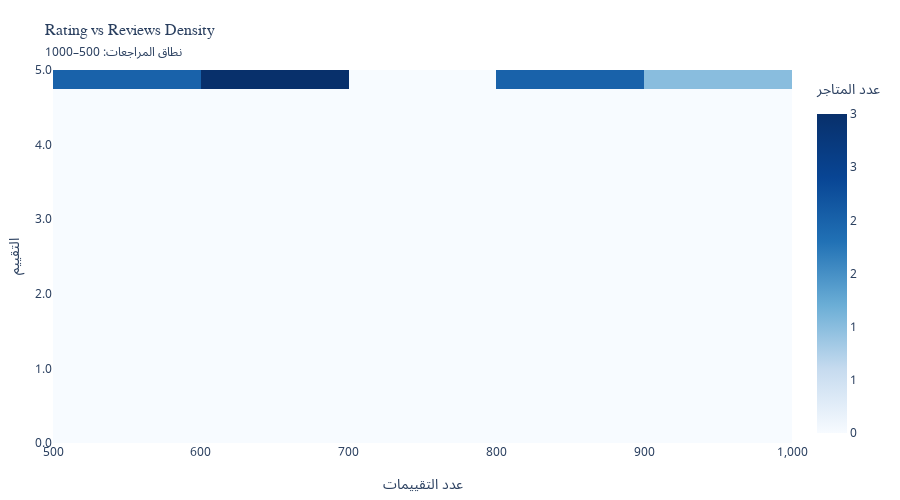

The cell this chart's notebook holds for it:
### Code cell
fig3

### Figure 1 — Plotly figure (JSON) as saved in the notebook; plotly's stock layout.template omitted (floating-point values rounded to 4 significant figures)
{"data": [{"colorbar": {"tickformat": ",d", "title": {"text": "عدد المتاجر"}}, "colorscale": [[0, "#f7fbff"], [0.2, "#c6dbef"], [0.4, "#6baed6"], [0.6, "#2171b5"], [0.8, "#084594"], [1, "#08306b"]], "hovertemplate": "%{text}<extra></extra>", "showscale": true, "text": [["مراجعات: 500–600<br>تقييم: 0.00–0.25<br>عدد المتاجر: 0", "مراجعات: 600–700<br>تقييم: 0.00–0.25<br>عدد المتاجر: 0", "مراجعات: 700–800<br>تقييم: 0.00–0.25<br>عدد المتاجر: 0", "مراجعات: 800–900<br>تقييم: 0.00–0.25<br>عدد المتاجر: 0", "مراجعات: 900–1000<br>تقييم: 0.00–0.25<br>عدد المتاجر: 0"], ["مراجعات: 500–600<br>تقييم: 0.25–0.50<br>عدد المتاجر: 0", "مراجعات: 600–700<br>تقييم: 0.25–0.50<br>عدد المتاجر: 0", "مراجعات: 700–800<br>تقييم: 0.25–0.50<br>عدد المتاجر: 0", "مراجعات: 800–900<br>تقييم: 0.25–0.50<br>عدد المتاجر: 0", "مراجعات: 900–1000<br>تقييم: 0.25–0.50<br>عدد المتاجر: 0"], ["مراجعات: 500–600<br>تقييم: 0.50–0.75<br>عدد المتاجر: 0", "مراجعات: 600–700<br>تقييم: 0.50–0.75<br>عدد المتاجر: 0", "مراجعات: 700–800<br>تقييم: 0.50–0.75<br>عدد المتاجر: 0", "مراجعات: 800–900<br>تقييم: 0.50–0.75<br>عدد المتاجر: 0", "مراجعات: 900–1000<br>تقييم: 0.50–0.75<br>عدد المتاجر: 0"], ["مراجعات: 500–600<br>تقييم: 0.75–1.00<br>عدد المتاجر: 0", "مراجعات: 600–700<br>تقييم: 0.75–1.00<br>عدد المتاجر: 0", "مراجعات: 700–800<br>تقييم: 0.75–1.00<br>عدد المتاجر: 0", "مراجعات: 800–900<br>تقييم: 0.75–1.00<br>عدد المتاجر: 0", "مراجعات: 900–1000<br>تقييم: 0.75–1.00<br>عدد المتاجر: 0"], ["مراجعات: 500–600<br>تقييم: 1.00–1.25<br>عدد المتاجر: 0", "مراجعات: 600–700<br>تقييم: 1.00–1.25<br>عدد المتاجر: 0", "مراجعات: 700–800<br>تقييم: 1.00–1.25<br>عدد المتاجر: 0", "مراجعات: 800–900<br>تقييم: 1.00–1.25<br>عدد المتاجر: 0", "مراجعات: 900–1000<br>تقييم: 1.00–1.25<br>عدد المتاجر: 0"], ["مراجعات: 500–600<br>تقييم: 1.25–1.50<br>عدد المتاجر: 0", "مراجعات: 600–700<br>تقييم: 1.25–1.50<br>عدد المتاجر: 0", "مراجعات: 700–800<br>تقييم: 1.25–1.50<br>عدد المتاجر: 0", "مراجعات: 800–900<br>تقييم: 1.25–1.50<br>عدد المتاجر: 0", "مراجعات: 900–1000<br>تقييم: 1.25–1.50<br>عدد المتاجر: 0"], ["مراجعات: 500–600<br>تقييم: 1.50–1.75<br>عدد المتاجر: 0", "مراجعات: 600–700<br>تقييم: 1.50–1.75<br>عدد المتاجر: 0", "مراجعات: 700–800<br>تقييم: 1.50–1.75<br>عدد المتاجر: 0", "مراجعات: 800–900<br>تقييم: 1.50–1.75<br>عدد المتاجر: 0", "مراجعات: 900–1000<br>تقييم: 1.50–1.75<br>عدد المتاجر: 0"], ["مراجعات: 500–600<br>تقييم: 1.75–2.00<br>عدد المتاجر: 0", "مراجعات: 600–700<br>تقييم: 1.75–2.00<br>عدد المتاجر: 0", "مراجعات: 700–800<br>تقييم: 1.75–2.00<br>عدد المتاجر: 0", "مراجعات: 800–900<br>تقييم: 1.75–2.00<br>عدد المتاجر: 0", "مراجعات: 900–1000<br>تقييم: 1.75–2.00<br>عدد المتاجر: 0"], ["مراجعات: 500–600<br>تقييم: 2.00–2.25<br>عدد المتاجر: 0", "مراجعات: 600–700<br>تقييم: 2.00–2.25<br>عدد المتاجر: 0", "مراجعات: 700–800<br>تقييم: 2.00–2.25<br>عدد المتاجر: 0", "مراجعات: 800–900<br>تقييم: 2.00–2.25<br>عدد المتاجر: 0", "مراجعات: 900–1000<br>تقييم: 2.00–2.25<br>عدد المتاجر: 0"], ["مراجعات: 500–600<br>تقييم: 2.25–2.50<br>عدد المتاجر: 0", "مراجعات: 600–700<br>تقييم: 2.25–2.50<br>عدد المتاجر: 0", "مراجعات: 700–800<br>تقييم: 2.25–2.50<br>عدد المتاجر: 0", "مراجعات: 800–900<br>تقييم: 2.25–2.50<br>عدد المتاجر: 0", "مراجعات: 900–1000<br>تقييم: 2.25–2.50<br>عدد المتاجر: 0"], ["مراجعات: 500–600<br>تقييم: 2.50–2.75<br>عدد المتاجر: 0", "مراجعات: 600–700<br>تقييم: 2.50–2.75<br>عدد المتاجر: 0", "مراجعات: 700–800<br>تقييم: 2.50–2.75<br>عدد المتاجر: 0", "مراجعات: 800–900<br>تقييم: 2.50–2.75<br>عدد المتاجر: 0", "مراجعات: 900–1000<br>تقييم: 2.50–2.75<br>عدد المتاجر: 0"], ["مراجعات: 500–600<br>تقييم: 2.75–3.00<br>عدد المتاجر: 0", "مراجعات: 600–700<br>تقييم: 2.75–3.00<br>عدد المتاجر: 0", "مراجعات: 700–800<br>تقييم: 2.75–3.00<br>عدد المتاجر: 0", "مراجعات: 800–900<br>تقييم: 2.75–3.00<br>عدد المتاجر: 0", "مراجعات: 900–1000<br>تقييم: 2.75–3.00<br>عدد المتاجر: 0"], ["مراجعات: 500–600<br>تقييم: 3.00–3.25<br>عدد المتاجر: 0", "مراجعات: 600–700<br>تقييم: 3.00–3.25<br>عدد المتاجر: 0", "مراجعات: 700–800<br>تقييم: 3.00–3.25<br>عدد المتاجر: 0", "مراجعات: 800–900<br>تقييم: 3.00–3.25<br>عدد المتاجر: 0", "مراجعات: 900–1000<br>تقييم: 3.00–3.25<br>عدد المتاجر: 0"], ["مراجعات: 500–600<br>تقييم: 3.25–3.50<br>عدد المتاجر: 0", "مراجعات: 600–700<br>تقييم: 3.25–3.50<br>عدد المتاجر: 0", "مراجعات: 700–800<br>تقييم: 3.25–3.50<br>عدد المتاجر: 0", "مراجعات: 800–900<br>تقييم: 3.25–3.50<br>عدد المتاجر: 0", "مراجعات: 900–1000<br>تقييم: 3.25–3.50<br>عدد المتاجر: 0"], ["مراجعات: 500–600<br>تقييم: 3.50–3.75<br>عدد المتاجر: 0", "مراجعات: 600–700<br>تقييم: 3.50–3.75<br>عدد المتاجر: 0", "مراجعات: 700–800<br>تقييم: 3.50–3.75<br>عدد المتاجر: 0", "مراجعات: 800–900<br>تقييم: 3.50–3.75<br>عدد المتاجر: 0", "مراجعات: 900–1000<br>تقييم: 3.50–3.75<br>عدد المتاجر: 0"], ["مراجعات: 500–600<br>تقييم: 3.75–4.00<br>عدد المتاجر: 0", "مراجعات: 600–700<br>تقييم: 3.75–4.00<br>عدد المتاجر: 0", "مراجعات: 700–800<br>تقييم: 3.75–4.00<br>عدد المتاجر: 0", "مراجعات: 800–900<br>تقييم: 3.75–4.00<br>عدد المتاجر: 0", "مراجعات: 900–1000<br>تقييم: 3.75–4.00<br>عدد المتاجر: 0"], ["مراجعات: 500–600<br>تقييم: 4.00–4.25<br>عدد المتاجر: 0", "مراجعات: 600–700<br>تقييم: 4.00–4.25<br>عدد المتاجر: 0", "مراجعات: 700–800<br>تقييم: 4.00–4.25<br>عدد المتاجر: 0", "مراجعات: 800–900<br>تقييم: 4.00–4.25<br>عدد المتاجر: 0", "مراجعات: 900–1000<br>تقييم: 4.00–4.25<br>عدد المتاجر: 0"], ["مراجعات: 500–600<br>تقييم: 4.25–4.50<br>عدد المتاجر: 0", "مراجعات: 600–700<br>تقييم: 4.25–4.50<br>عدد المتاجر: 0", "مراجعات: 700–800<br>تقييم: 4.25–4.50<br>عدد المتاجر: 0", "مراجعات: 800–900<br>تقييم: 4.25–4.50<br>عدد المتاجر: 0", "مراجعات: 900–1000<br>تقييم: 4.25–4.50<br>عدد المتاجر: 0"], ["مراجعات: 500–600<br>تقييم: 4.50–4.75<br>عدد المتاجر: 0", "مراجعات: 600–700<br>تقييم: 4.50–4.75<br>عدد المتاجر: 0", "مراجعات: 700–800<br>تقييم: 4.50–4.75<br>عدد المتاجر: 0", "مراجعات: 800–900<br>تقييم: 4.50–4.75<br>عدد المتاجر: 0", "مراجعات: 900–1000<br>تقييم: 4.50–4.75<br>عدد المتاجر: 0"], ["مراجعات: 500–600<br>تقييم: 4.75–5.00<br>عدد المتاجر: 2", "مراجعات: 600–700<br>تقييم: 4.75–5.00<br>عدد المتاجر: 3", "مراجعات: 700–800<br>تقييم: 4.75–5.00<br>عدد المتاجر: 0", "مراجعات: 800–900<br>تقييم: 4.75–5.00<br>عدد المتاجر: 2", "مراجعات: 900–1000<br>تقييم: 4.75–5.00<br>عدد المتاجر: 1"]], "type": "heatmap", "x": [550, 650, 750, 850, 950], "y": [0.125, 0.375, 0.625, 0.875, 1.125, 1.375, 1.625, 1.875, 2.125, 2.375, 2.625, 2.875, 3.125, 3.375, 3.625, 3.875, 4.125, 4.375, 4.625, 4.875], "z": [[0.0, 0.0, 0.0, 0.0, 0.0], [0.0, 0.0, 0.0, 0.0, 0.0], [0.0, 0.0, 0.0, 0.0, 0.0], [0.0, 0.0, 0.0, 0.0, 0.0], [0.0, 0.0, 0.0, 0.0, 0.0], [0.0, 0.0, 0.0, 0.0, 0.0], [0.0, 0.0, 0.0, 0.0, 0.0], [0.0, 0.0, 0.0, 0.0, 0.0], [0.0, 0.0, 0.0, 0.0, 0.0], [0.0, 0.0, 0.0, 0.0, 0.0], [0.0, 0.0, 0.0, 0.0, 0.0], [0.0, 0.0, 0.0, 0.0, 0.0], [0.0, 0.0, 0.0, 0.0, 0.0], [0.0, 0.0, 0.0, 0.0, 0.0], [0.0, 0.0, 0.0, 0.0, 0.0], [0.0, 0.0, 0.0, 0.0, 0.0], [0.0, 0.0, 0.0, 0.0, 0.0], [0.0, 0.0, 0.0, 0.0, 0.0], [0.0, 0.0, 0.0, 0.0, 0.0], [2.0, 3.0, 0.0, 2.0, 1.0]], "zmax": 3, "zmin": 0}], "layout": {"font": {"family": "Noto Sans Arabic", "size": 12}, "height": 500, "hoverlabel": {"bgcolor": "#C9D2BA", "font": {"color": "#202020", "family": "Noto Sans Arabic", "size": 12}}, "margin": {"b": 50, "l": 10, "r": 10, "t": 70}, "title": {"font": {"family": "Noto Sans Arabic", "size": 16}, "text": "Rating vs Reviews Density<br><span style='font-size:12px;'>نطاق المراجعات: 500–1000</span>"}, "xaxis": {"tickformat": ",d", "title": {"text": "عدد التقييمات"}}, "yaxis": {"tickformat": ".1f", "title": {"text": "التقييم"}}}}
